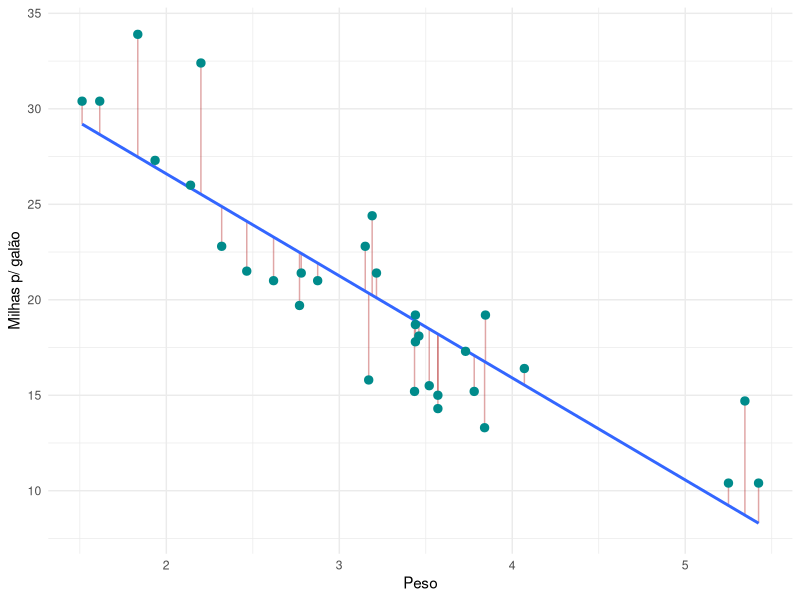

Source code (R): (Note: this script raises an error after producing the figure.)
## ---- chunk 1
data(mtcars)
knitr::kable(head(mtcars, 3))
## ---- chunk 2
library(ggplot2)

mtcars$pred <- lm(mpg ~ wt, data = mtcars)$fitted.values

ggplot(data = mtcars, aes(x = wt, y = mpg)) +
  labs(x = "Peso", y = "Milhas p/ galão") +
  geom_segment(aes(xend = wt, yend = pred), alpha = .4, col = "firebrick") +  # alpha 
  geom_smooth(method="lm", se = FALSE) +
  geom_point(size = 2.5, col = "cyan4") +
  #geom_point(aes(y = pred), shape = 1) +
  ylim(c(8,34)) +
  theme_minimal()
## ---- chunk 3
knitr::include_graphics('images/simple_tangent_graph.png')
## ---- chunk 4

# create data to plot
x <- seq(-5, 5, by = .05)
y <- x^2 + 3
df <- data.frame(x, y)
step <- 5
step_size <- .2
for(i in seq_len(18)) {
  next_step <- max(step) + round(diff(range(max(step), which.min(df$y))) * step_size, 0)
  step <- c(step, next_step)
  next
}
steps <- df[step, ] %>%
  mutate(x2 = lag(x), y2 = lag(y)) %>%
  dplyr::slice(1:18)
# plot
ggplot(df, aes(x, y)) +
  geom_line(size = 1.5, alpha = .5) +
  theme_classic() +
  scale_y_continuous("Função de perda", limits = c(0, 30)) +
  xlab(expression(beta)) +
  geom_segment(data = df[c(5, which.min(df$y)), ], aes(x = x, y = y, xend = x, yend = -Inf), lty = "dashed") +
  geom_point(data = filter(df, y == min(y)), aes(x, y), size = 4, shape = 21, fill = "yellow") +
  geom_point(data = steps, aes(x, y), size = 3, shape = 21, fill = "blue", alpha = .5) +
  geom_curve(data = steps, aes(x = x, y = y, xend = x2, yend = y2), curvature = 1, lty = "dotted") +
  theme(
    text = element_text(size=15),
    axis.ticks = element_blank(),
    axis.text = element_blank()
  ) +
  annotate("text", x = df[5, "x"], y = 1, label = "Valor inicial", hjust = -0.1, vjust = .8, size=5) +
  annotate("text", x = df[which.min(df$y), "x"], y = 1, label = "Mínimo", hjust = -0.1, vjust = .8, size=5) +
  annotate("text", x = df[1, "x"]-0.75, y = df[10, "y"], label = "Taxa de aprendizado", hjust = -.8, vjust = 0, size=5)
## ---- chunk 5
#library(ggplot2)
# create too small of a learning rate
step <- 5
step_size <- .05
for(i in seq_len(10)) {
  next_step <- max(step) + round(diff(range(max(step), which.min(df$y))) * step_size, 0)
  step <- c(step, next_step)
  next
}
too_small <- df[step, ] %>%
  mutate(x2 = lag(x), y2 = lag(y))
# plot
p1 <- ggplot(df, aes(x, y)) +
  geom_line(size = 1.5, alpha = .5) +
  theme_classic() +
  scale_y_continuous("Função de perda", limits = c(0, 30)) +
  xlab(expression(beta)) +
  geom_segment(data = too_small[1, ], aes(x = x, y = y, xend = x, yend = -Inf), lty = "dashed") +
  geom_point(data = too_small, aes(x, y), size = 3, shape = 21, fill = "blue", alpha = .5) +
  geom_curve(data = too_small, aes(x = x, y = y, xend = x2, yend = y2), curvature = 1, lty = "dotted") +
  theme(
    axis.ticks = element_blank(),
    axis.text = element_blank()
  ) +
  annotate("text", x = df[5, "x"], y = 1, label = "Valor inicial", hjust = -0.1, vjust = 5) +
  ggtitle("b) muito pequeno")
# create too large of a learning rate
too_large <- df[round(which.min(df$y) * (1 + c(-.9, -.6, -.2, .3)), 0), ] %>%
  mutate(x2 = lag(x), y2 = lag(y))
# plot
p2 <- ggplot(df, aes(x, y)) +
  geom_line(size = 1.5, alpha = .5) +
  theme_classic() +
  scale_y_continuous("Função de perda", limits = c(0, 30)) +
  xlab(expression(beta)) +
  geom_segment(data = too_large[1, ], aes(x = x, y = y, xend = x, yend = -Inf), lty = "dashed") +
  geom_point(data = too_large, aes(x, y), size = 3, shape = 21, fill = "blue", alpha = .5) +
  geom_curve(data = too_large, aes(x = x, y = y, xend = x2, yend = y2), curvature = 1, lty = "dotted") +
  theme(
    axis.ticks = element_blank(),
    axis.text = element_blank()
  ) +
  annotate("text", x = too_large[1, "x"], y = 1, label = "Valor inicial", hjust = -0.1, vjust = 5) +
  ggtitle("a) muito grande")
gridExtra::grid.arrange(p2, p1, nrow = 1)
